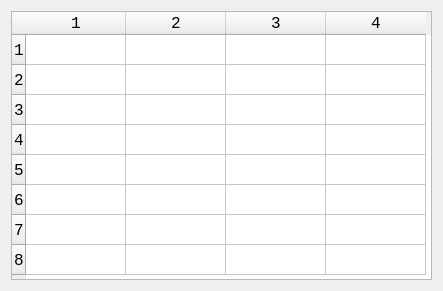
<?xml version="1.0" encoding="UTF-8"?>
<ui version="4.0">
 <class>QtDialog</class>
 <widget class="QDialog" name="QtDialog">
  <property name="geometry">
   <rect>
    <x>0</x>
    <y>0</y>
    <width>443</width>
    <height>291</height>
   </rect>
  </property>
  <property name="font">
   <font>
    <family>Courier New</family>
    <pointsize>12</pointsize>
   </font>
  </property>
  <layout class="QGridLayout" name="gridLayout">
   <item row="0" column="0">
    <widget class="QTableWidget" name="tableWidget">
     <property name="verticalScrollBarPolicy">
      <enum>Qt::ScrollBarAlwaysOff</enum>
     </property>
     <property name="horizontalScrollBarPolicy">
      <enum>Qt::ScrollBarAlwaysOff</enum>
     </property>
     <property name="rowCount">
      <number>8</number>
     </property>
     <property name="columnCount">
      <number>4</number>
     </property>
     <row/>
     <row/>
     <row/>
     <row/>
     <row/>
     <row/>
     <row/>
     <row/>
     <column/>
     <column/>
     <column/>
     <column/>
    </widget>
   </item>
  </layout>
 </widget>
 <layoutdefault spacing="6" margin="11"/>
 <resources/>
 <connections/>
</ui>
